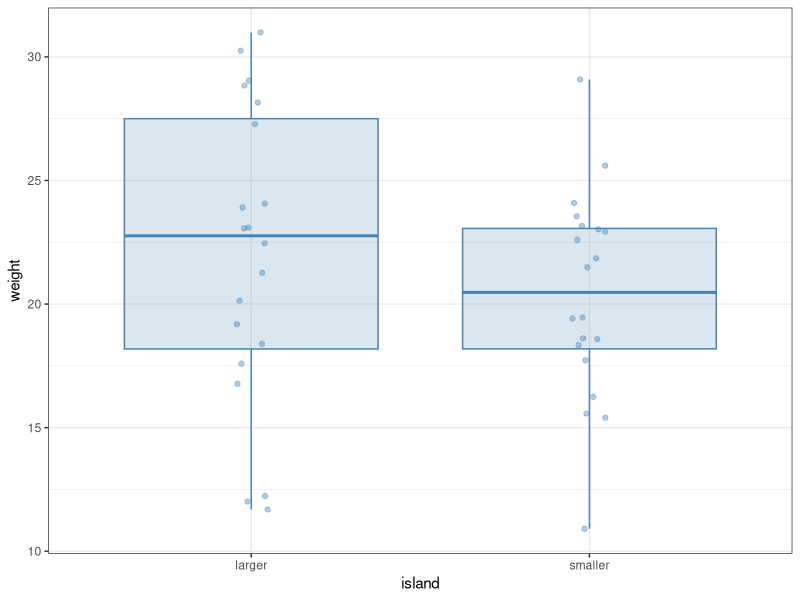
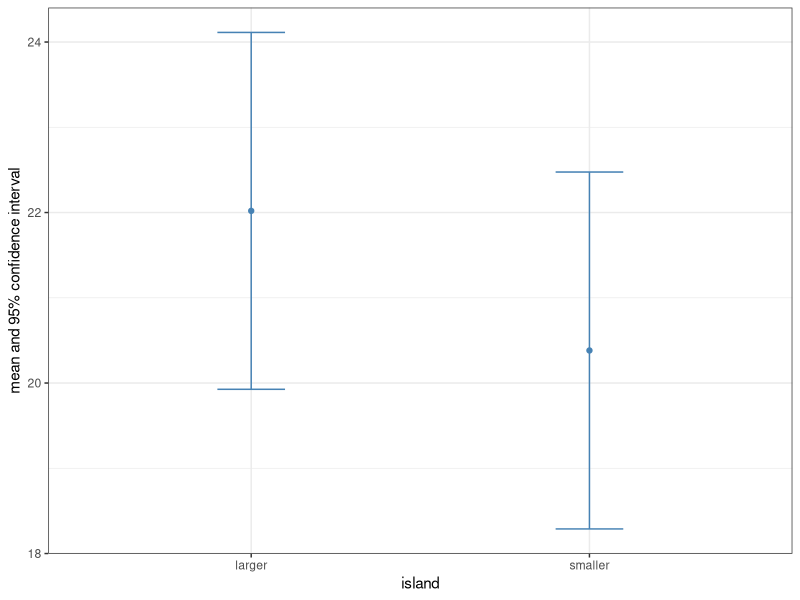
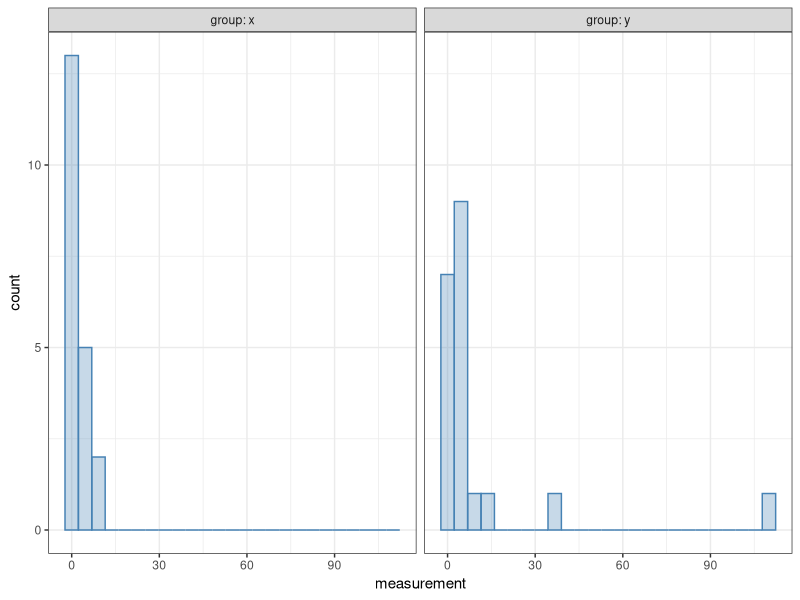

Reproduce these figures in R, in order. (Note: this script raises an error after producing the figures.)
## ---- chunk 1
#| message: false
library(tidyverse)

bird <- read_csv("fictive_bird_example.csv")
print(bird, n = Inf)
## ---- chunk 2
bird |>
  ggplot(aes(x = island, y = weight)) +
  geom_boxplot(colour = "steelblue", fill = "steelblue",
               alpha = 0.2, outlier.shape = NA) +
  geom_jitter(alpha = 0.4, width = 0.05, colour = "steelblue") +
  theme_bw()
## ---- chunk 3
bird |>
  group_by(island) |>
  summarise(mean = mean(weight), median = median(weight)) |>
  ungroup()
## ---- chunk 4
bird |>
  group_by(island) |>
  summarise(mean = mean(weight), # Means of the two groups
            sd = sd(weight), # Standard deviations
            N = n(), # Sample sizes
            SEM = sd / sqrt(N), # Standard errors of the means
            CI = qt(1 - 0.025, N - 1)) |> # Confidence intervals
  ungroup() |> # Ungroup the data (not necessary here, but a good habit)
  ggplot(aes(x = island, y = mean, ymin = mean - CI, ymax = mean + CI)) +
  geom_point(colour = "steelblue") +
  geom_errorbar(colour = "steelblue", width = 0.2) +
  ylab("mean and 95% confidence interval") +
  theme_bw()
## ---- chunk 5
wilcox.test(weight ~ island, data = bird)
## ---- chunk 6
wilcox.test(weight ~ island, data = bird, conf.int = TRUE)
## ---- chunk 7
wilcox.test(weight ~ island, data = bird, conf.int = TRUE, conf.level = 0.99)
## ---- chunk 8
t.test(weight ~ island, data = bird)
## ---- chunk 9
t.test(weight ~ island, data = bird, conf.level = 0.99)
## ---- chunk 10
#| message: false
example <- read_csv("t_wilcox_example.csv")

example |>
  ggplot(aes(x = measurement)) +
  geom_histogram(bins = 25, alpha = 0.3,
                 colour = "steelblue", fill = "steelblue") +
  facet_wrap(~ group, labeller = label_both) +
  theme_bw()
## ---- chunk 11
t.test(measurement ~ group, data = example)
## ---- chunk 12
wilcox.test(measurement ~ group, data = example, conf.int = TRUE)
## ---- chunk 13
#| error: true
bird |>
  wilcox.test(weight ~ island, conf.int = TRUE)
## ---- chunk 14
bird |>
  wilcox.test(weight ~ island, data = _, conf.int = TRUE)
